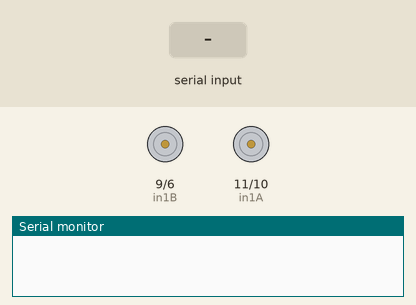
Bench run of a sketch on a simulated Arduino Uno, built with avr-gcc and run on an emulated ATmega328P. Parts: motor-driver pin pairs drawn as motors (green arrow = first pin HIGH = forward, orange = second pin HIGH = backward, longer = more drive), the last lines printed to the serial monitor. The inputs (shaded band) are chosen by the test bench.

Above: at 1.2 s.
1.3 s: "F" received over Serial
At 1.7 s:
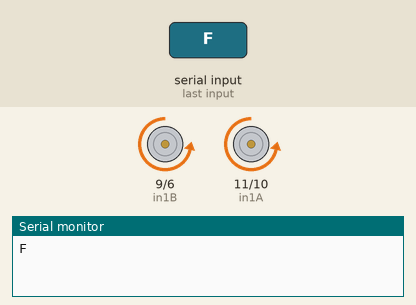
2.8 s: byte 72 ('H') received over Serial
At 4.0 s:
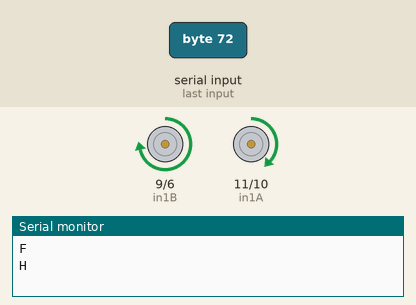
4.3 s: "B" received over Serial
At 5.2 s:
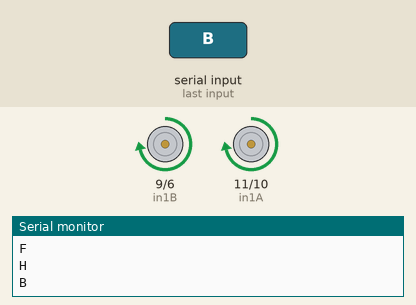
5.8 s: "R" received over Serial
At 6.3 s:
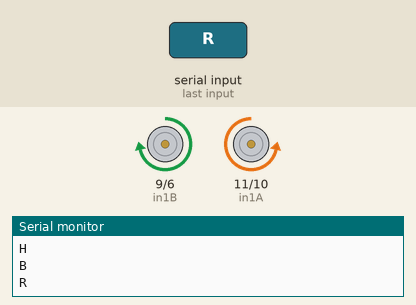
7.3 s: "L" received over Serial
At 8.5 s:
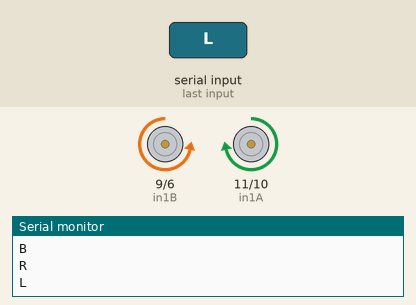
8.8 s: "I" received over Serial
At 9.8 s:
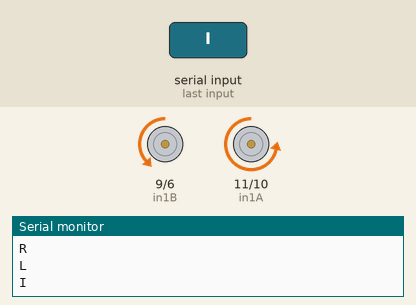
Timing chart, 0 to 11.3 s (numbered marks = the images above; inputs shaded):
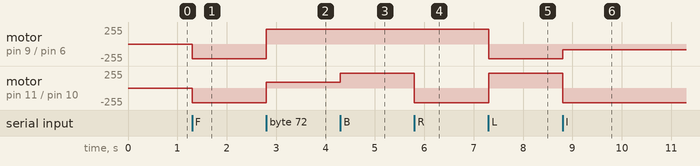

The sketch:

4WheelCarControlled.ino
```cpp
const int in1A = 11;
const int in2A = 10;
const int in1B = 9;
const int in2B = 6;
//const int ledPinBlue = 12;
//const int ledPinRed = 13;
//const int wheelLed = 8;
//const int chasisLed = 7;
int carSpeed = 220;
float speedRatio = 0.4;

void setup() {
  Serial.begin(9600);
  pinMode(in1A, OUTPUT);
  pinMode(in2A, OUTPUT);
  pinMode(in1B, OUTPUT);
  pinMode(in2B, OUTPUT);
//  pinMode(ledPinBlue, OUTPUT);
//  pinMode(ledPinRed, OUTPUT);
//  pinMode(wheelLed, OUTPUT);
//  pinMode(chasisLed, OUTPUT);
}

void loop() {
  if (Serial.available() > 0) {
    char inputData = Serial.read();
    Serial.println(inputData);

//  Booster
    if (inputData == 'W') {
      carSpeed = 255;
//      digitalWrite(ledPinBlue, HIGH);
    }
    else if (inputData == 'w') {
      carSpeed = 200;
//      digitalWrite(ledPinBlue, LOW);
    }

//  Slippery Surface


//  Forwards
    if (inputData == 'F') {
//      analogWrite(in1A, LOW);
      analogWrite(in2A, carSpeed);
//      analogWrite(in1B, LOW);
      analogWrite(in2B, carSpeed);
    }
//  Stop
    else if (inputData == 'S') {
      digitalWrite(in1A, LOW);
      digitalWrite(in2A, LOW);
      digitalWrite(in1B, LOW);
      digitalWrite(in2B, LOW);
    }
//  Backwards
    else if (inputData == 'B') {
      analogWrite(in1A, carSpeed);
//      analogWrite(in2A, LOW);
      analogWrite(in1B, carSpeed);
//      analogWrite(in2B, LOW);
    }
//  Turn Right
    else if (inputData == 'R') {
      analogWrite(in1A, LOW);
      analogWrite(in2A, carSpeed);
      analogWrite(in1B, carSpeed);
      analogWrite(in2B, LOW);
    }
//  Turn Left
    else if (inputData == 'L') {
      analogWrite(in1A, carSpeed);
      analogWrite(in2A, LOW);
      analogWrite(in1B, LOW);
      analogWrite(in2B, carSpeed);
    }
//  Turn Forward Left
    else if (inputData == 'I') {
      analogWrite(in1A, LOW);
      analogWrite(in2A, carSpeed);
      analogWrite(in1B, LOW);
      analogWrite(in2B, (carSpeed * speedRatio));
    }
//  Turn Forwad Right
    else if (inputData == 'G') {
      analogWrite(in1A, LOW);
      analogWrite(in2A, (carSpeed * speedRatio));
      analogWrite(in1B, LOW);
      analogWrite(in2B, carSpeed);
    }
//  Turn Backward Right
    else if (inputData == 'J') {
      analogWrite(in1A, carSpeed);
      analogWrite(in2A, LOW);
      analogWrite(in1B, (carSpeed * speedRatio));
      analogWrite(in2B, LOW);
    }
//  Turn Backward Left
    else if (inputData == 'H') {
      analogWrite(in1A, (carSpeed * speedRatio));
      analogWrite(in2A, LOW);
      analogWrite(in1B, carSpeed);
      analogWrite(in2B, LOW);
    }

  delay(20);
  }
}
```

Measured:
- after the input at 1.3 s, motor on pin 9 (in1B) / pin 6 (in2B), motor on pin 11 (in1A) / pin 10 (in2A): stopped → backward 220/255 at once
- after the input at 2.8 s, motor on pin 9 (in1B) / pin 6 (in2B): backward 220/255 → forward 220/255 at once; motor on pin 11 (in1A) / pin 10 (in2A): backward 220/255 → forward 88/255 at once
- after the input at 4.3 s, motor on pin 11 (in1A) / pin 10 (in2A): forward 88/255 → forward 220/255 at once
- after the input at 5.8 s, motor on pin 11 (in1A) / pin 10 (in2A): forward 220/255 → backward 220/255 at once
- after the input at 7.3 s, motor on pin 9 (in1B) / pin 6 (in2B): forward 220/255 → backward 220/255 at once; motor on pin 11 (in1A) / pin 10 (in2A): backward 220/255 → forward 220/255 at once
- after the input at 8.8 s, motor on pin 9 (in1B) / pin 6 (in2B): backward 220/255 → backward 88/255 at once; motor on pin 11 (in1A) / pin 10 (in2A): forward 220/255 → backward 220/255 at once
